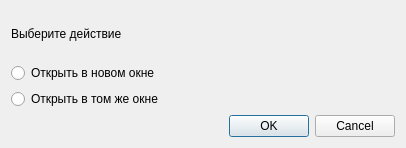
<?xml version="1.0" encoding="UTF-8"?>
<ui version="4.0">
 <class>Dialog2</class>
 <widget class="QDialog" name="Dialog2">
  <property name="geometry">
   <rect>
    <x>0</x>
    <y>0</y>
    <width>406</width>
    <height>148</height>
   </rect>
  </property>
  <property name="windowTitle">
   <string>Запрос</string>
  </property>
  <layout class="QVBoxLayout" name="verticalLayout">
   <item>
    <widget class="QLabel" name="label">
     <property name="text">
      <string>Выберите действие</string>
     </property>
    </widget>
   </item>
   <item>
    <widget class="QRadioButton" name="radioNewWindow">
     <property name="text">
      <string>Открыть в новом окне</string>
     </property>
    </widget>
   </item>
   <item>
    <widget class="QRadioButton" name="radioSameWindow">
     <property name="text">
      <string>Открыть в том же окне</string>
     </property>
    </widget>
   </item>
   <item>
    <widget class="QDialogButtonBox" name="buttonBox">
     <property name="orientation">
      <enum>Qt::Horizontal</enum>
     </property>
     <property name="standardButtons">
      <set>QDialogButtonBox::Cancel|QDialogButtonBox::Ok</set>
     </property>
    </widget>
   </item>
  </layout>
 </widget>
 <resources/>
 <connections>
  <connection>
   <sender>buttonBox</sender>
   <signal>accepted()</signal>
   <receiver>Dialog2</receiver>
   <slot>accept()</slot>
   <hints>
    <hint type="sourcelabel">
     <x>248</x>
     <y>254</y>
    </hint>
    <hint type="destinationlabel">
     <x>157</x>
     <y>274</y>
    </hint>
   </hints>
  </connection>
  <connection>
   <sender>buttonBox</sender>
   <signal>rejected()</signal>
   <receiver>Dialog2</receiver>
   <slot>reject()</slot>
   <hints>
    <hint type="sourcelabel">
     <x>316</x>
     <y>260</y>
    </hint>
    <hint type="destinationlabel">
     <x>286</x>
     <y>274</y>
    </hint>
   </hints>
  </connection>
 </connections>
</ui>
